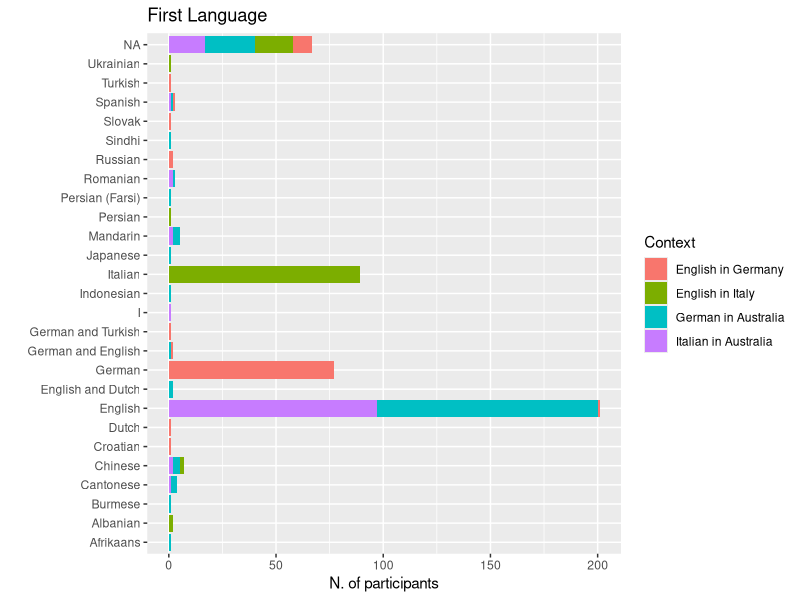
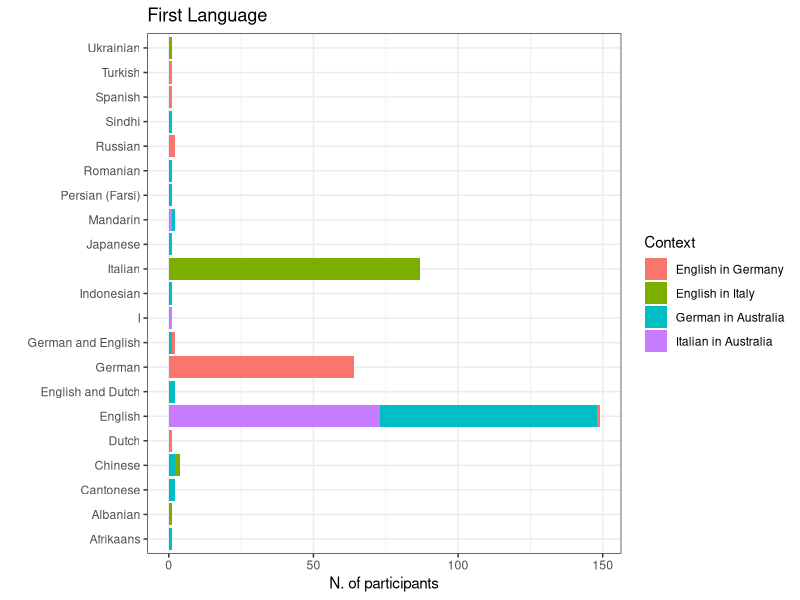
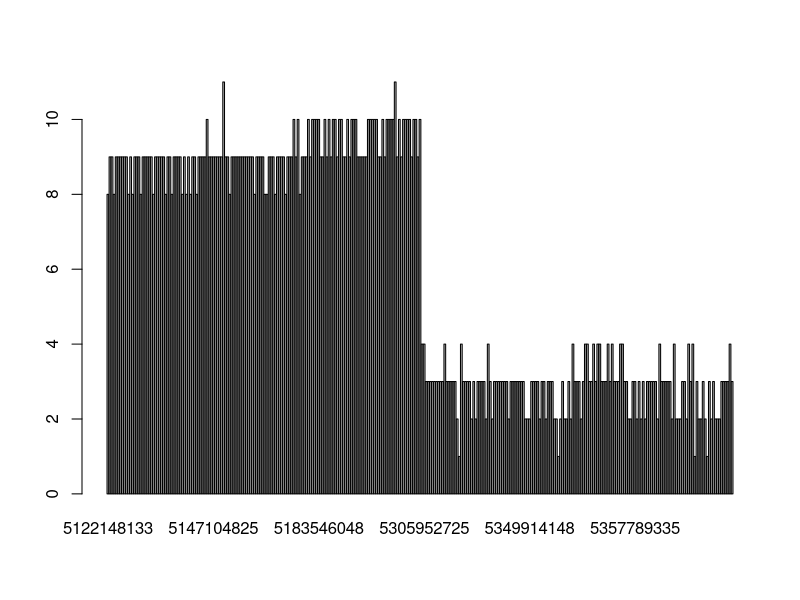
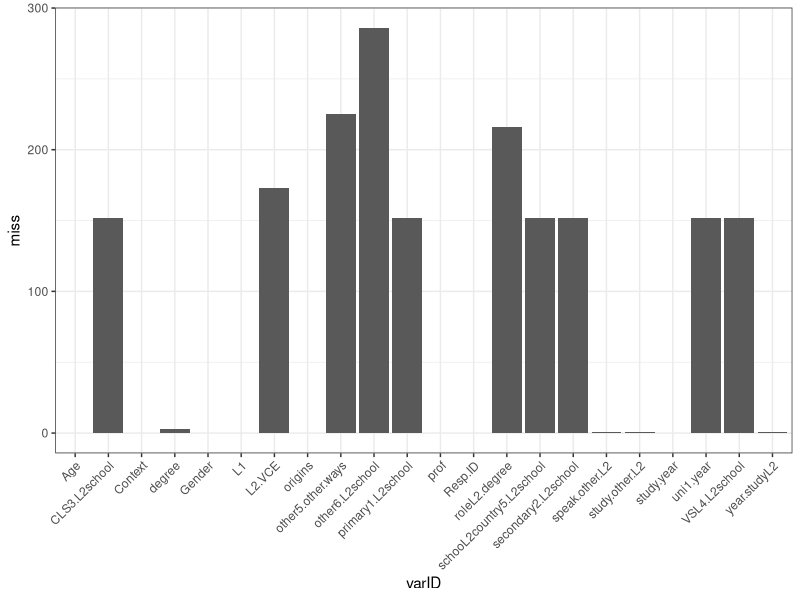
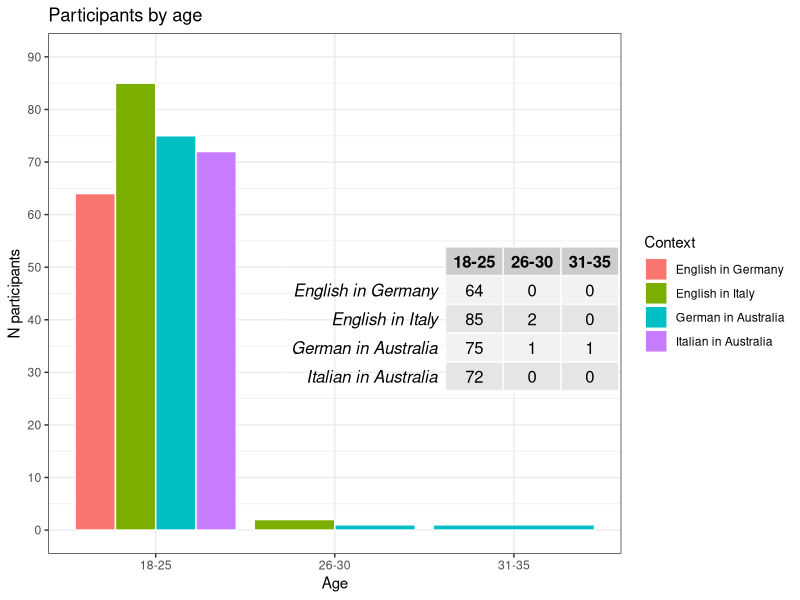
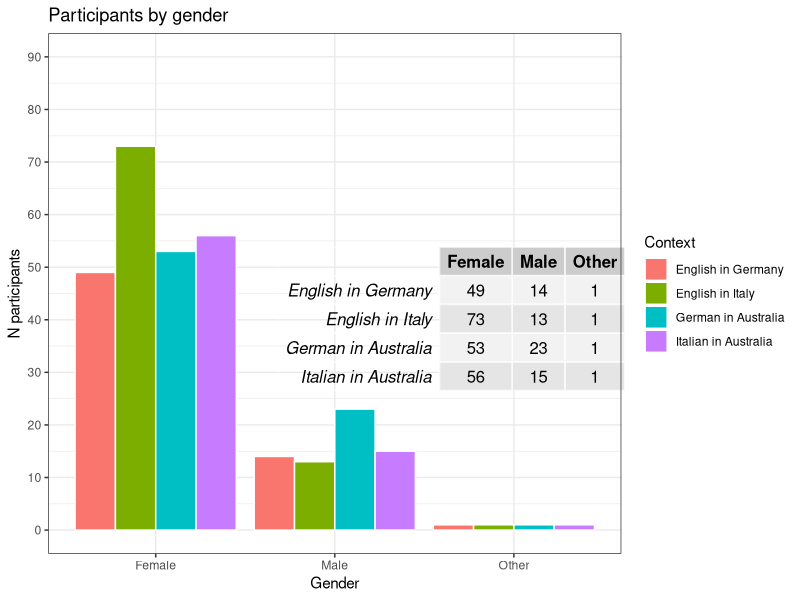
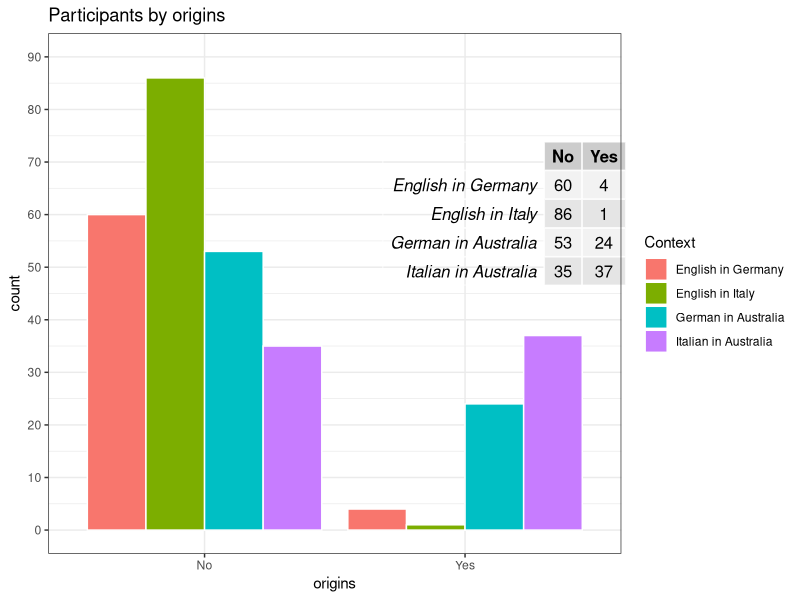
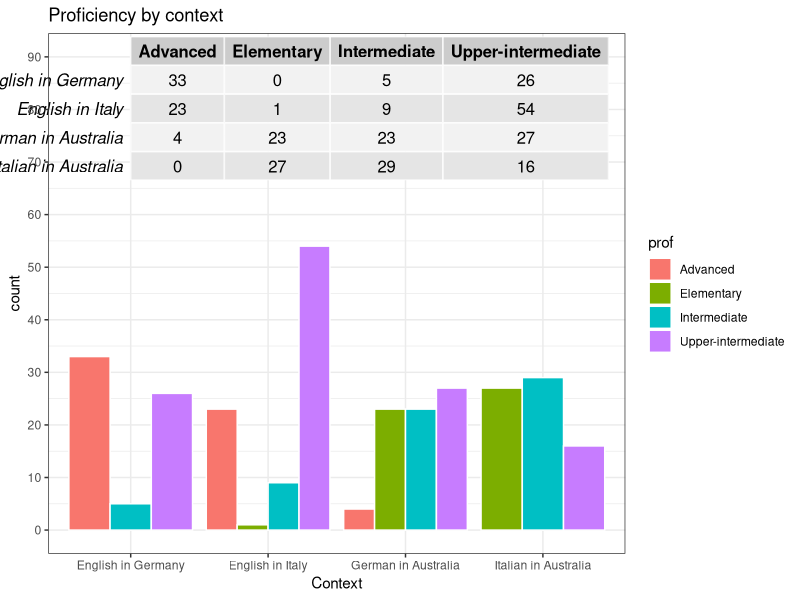

Reproduce these figures in R, in order.
## ---- chunk 1
library(readr)
library(tidyverse)
library(reshape2)
library(corrplot)
library(psych)
library(pheatmap)
library(RColorBrewer)
library(cowplot)
# Chunk options
knitr::opts_chunk$set(echo = TRUE, prompt = TRUE,cache = TRUE,fig.width = 12,fig.height = 12,dev="pdf")

## ---- chunk 2
european <- read_csv("european_recoded.csv")
australian <- read_csv("australian_recoded.csv")

all <- merge(european,australian,all = TRUE)
## ---- chunk 3
demographics_var <- c("Age","Gender","L1","speak.other.L2","study.other.L2","origins","year.studyL2","other5.other.ways","degree","roleL2.degree","study.year","prof","L2.VCE","uni1.year","Context")
l2School <- "\\.L2school$"
l2School_variables <- colnames(all)[grep(l2School,colnames(all))]
## ---- chunk 4
#table(all$L1,all$Context) # too many levels - needs to be cleaned (ex tot number of languages?)
table(all$L1,useNA = "always")
ggplot(all,aes(x=L1,fill=Context)) + geom_bar() + coord_flip() + ggtitle("First Language") + labs(y="N. of participants",x="")
#table(all$speak.other.L2,all$Context)
## ---- chunk 5
L2 <- data.frame(Freq=table(all$speak.other.L2)[order(table(all$speak.other.L2),decreasing = TRUE)],
                 L2=names(table(all$speak.other.L2))[order(table(all$speak.other.L2),decreasing = TRUE)]) # too many levels - needs to be cleaned (ex tot number of languages?)
head(L2)
## ---- chunk 6
table(all$origins,useNA = "always")
## ---- chunk 7
table(all$year.studyL2)
## ---- chunk 8
table(all$degree)
## ---- chunk 9
all$study.year[is.na(all$study.year)] <- all$uni1.year[is.na(all$study.year)]
#table(all$study.year)
all$study.year <- ifelse(all$study.year == "Already graduated after 5 semesters in March 2016, was interested in survery/study, sorry.","6th semester",all$study.year)
table(all$study.year)
## ---- chunk 10
table(all$prof,useNA = "always")
## ---- chunk 11
likert_grep <- "\\.id$|\\.ought$|\\.intr$|\\.instru$|\\.integr$|\\.prof$|\\.post$|\\.comm$|^necessity$|^educated$"

# all
likert_variables_all <- colnames(all)[grep(likert_grep,colnames(all))]
likert_variables_all
likert_variables_all <- likert_variables_all[!(likert_variables_all %in% "other.prof")]
## ---- chunk 12
all$study.year[is.na(all$study.year)] <- all$uni1.year[is.na(all$study.year)]
# Filter only subject that we want to include in the study
# names(table(all$study.year))[1] = 1st semester"

filtered <- subset(all, (study.year == "1st year") | (study.year == names(table(all$study.year))[1]) & year.studyL2 != "0 years")

table(filtered$Context)
table(all$Context)
## ---- chunk 13
all <- filtered
demographics_var <- c("Age","Gender","L1","speak.other.L2","study.other.L2","origins","year.studyL2","other5.other.ways","degree","roleL2.degree","study.year","prof","L2.VCE","uni1.year","Context")
l2School <- "\\.L2school$"
l2School_variables <- colnames(all)[grep(l2School,colnames(all))]

ggplot(all,aes(x=L1,fill=Context)) + geom_bar() + coord_flip() + ggtitle("First Language") + labs(y="N. of participants",x="") + theme_bw()

table(all$L1,all$Context)

## ---- chunk 14
#Filter by L1

nc <- names(table(all$Context))
table(all$Context)
l1_filter <- all[(all$Context == nc[1] & (all$L1 == "German" | all$L1 == "German and English")) | 
                    (all$Context == nc[2] & (all$L1 == "Italian")) | 
                    (all$Context == nc[3] & (all$L1 == "English" | all$L1 == "English and Dutch" | all$L1 == "German and English")) |
                    (all$Context == nc[4] & (all$L1 == "English" | all$L1 == "English and Dutch" | all$L1 == "German and English")),]


all <- l1_filter

# subset demographics
demo <- subset(all,select=c("Resp.ID",demographics_var,l2School_variables))

# Numeri finali
table(l1_filter$Context)
table(all$Context)

## ---- chunk 15
missing_bySample <- rowSums(is.na(demo))
names(missing_bySample) <- demo$Resp.ID
missing_byVar <- colSums(is.na(demo))
names(missing_byVar) <- colnames(demo)

barplot(missing_bySample)
d <- data.frame(miss=missing_byVar)
d$varID <- rownames(d)
ggplot(data=d,aes(x=varID,y=miss)) + geom_bar(stat="identity") + theme_bw() +theme(axis.text.x = element_text(angle = 45, hjust = 1)) 


demo_missing <- demo %>% group_by(Context) %>% summarise(roleL2.degree_na = sum(is.na(roleL2.degree)),
                                                         L2.VCE_na = sum(is.na(L2.VCE)),
                                                         other5.other.ways_na=sum(is.na(other5.other.ways )),
                                                         uni1.year_na = sum(is.na(uni1.year)),
                                                         primary1.L2school_na=sum(is.na(primary1.L2school)),
                                                         CLS3.L2school_na = sum(is.na(CLS3.L2school)),
                                                         VSL4.L2school_na=sum(is.na(VSL4.L2school)),
                                                         degree = sum(is.na(degree)),
                                                         schooL2country5.L2school_na=sum(is.na(schooL2country5.L2school)))

# We do not filter for speak.other.L2 or study.other.L2

#demo[is.na(demo$speak.other.L2),]
# teniamo
#demo[is.na(demo$study.other.L2),]
missing_bySample[names(missing_bySample) == "5166861581"]
#demo[is.na(demo$year.studyL2),]
missing_bySample[names(missing_bySample) == "5378798787"]

# remove NA from degree
#table(demo$degree,useNA = "always")
# Remove people
all <- all[!is.na(all$degree),]


table(all$Context)
## ---- chunk 16
# add numbers on the bar
library(gridExtra)
library(cowplot)
tabAge <- t(table(all$Age,all$Context))
ggplot(all,aes(x=Age,fill=Context)) + geom_bar(position="dodge",colour="white")   + labs(y="N participants") + scale_y_continuous(breaks=seq(0,90,10),limits=c(0,90)) + theme_bw() + draw_grob(tableGrob(tabAge), x=2.5, y=40, width=0.3, height=0.4) + ggtitle("Participants by age")
tabAge
## ---- chunk 17
# add numbers on the bar
tabAge <- t(table(all$Gender,all$Context))
ggplot(all,aes(x=Gender,fill=Context)) + geom_bar(position="dodge",colour="white")   + labs(y="N participants") + scale_y_continuous(breaks=seq(0,90,10),limits=c(0,90)) + theme_bw() + draw_grob(tableGrob(tabAge), x=2.5, y=40, width=0.3, height=0.4) + ggtitle("Participants by gender")
tabAge
## ---- chunk 18
# add numbers on the bar
tabAge <- t(table(all$origins,all$Context))
ggplot(all,aes(x=origins,fill=Context)) + geom_bar(position="dodge",colour="white") + ggtitle("Origins by context") + scale_y_continuous(breaks=seq(0,90,10),limits=c(0,90)) + theme_bw() + draw_grob(tableGrob(tabAge), x=2, y=60, width=0.3, height=0.4) + ggtitle("Participants by origins")
tabAge
## ---- chunk 19
tabAge <- t(table(all$prof,all$Context))
ggplot(all,aes(x=Context,fill=prof)) + geom_bar(position="dodge",colour="white") + ggtitle("Proficiency by context") + scale_y_continuous(breaks=seq(0,90,10),limits=c(0,90)) + theme_bw() + draw_grob(tableGrob(tabAge), x=2, y=80, width=0.3, height=0.4)
tabAge
## ---- chunk 20
tabAge <- t(table(all[all$Context != "English in Germany" & all$Context != "English in Italy","L2.VCE"],all[all$Context != "English in Germany" & all$Context != "English in Italy",'Context'],useNA = "always"))
tabAge <- tabAge[-3,]

ggplot(all[all$Context != "English in Germany" & all$Context != "English in Italy",],aes(x=Context,fill=L2.VCE)) + geom_bar(position="dodge",colour="white") + ggtitle("L2.VCE by context") + scale_y_continuous(breaks=seq(0,90,10),limits=c(0,90)) + theme_bw() + draw_grob(tableGrob(tabAge), x=2, y=80, width=0.3, height=0.4)
## ---- chunk 21
# year study L2
table(all$year.studyL2,all$other.year.studyL2.richi)

all$year.studyL2 <- ifelse(all$year.studyL2 == "Other",all$other.year.studyL2.richi,all$year.studyL2 )

# European context
ggplot(all[all$Context == "English in Germany" | all$Context == "English in Italy",],aes(x=degree,fill=year.studyL2)) + geom_bar(position="dodge",colour="white") + theme_bw() + ggtitle("Degree by study year L2, by Context") +  facet_grid(~Context,scales="free") + theme(axis.text.x = element_text(angle = 45, hjust = 1)) + labs(y = "N participants", x = "degree")
## ---- chunk 22
# Australian context
tabAge <- t(table(all[all$Context == "Italian in Australia" | all$Context == "German in Australia",'degree'],all[all$Context == "Italian in Australia" | all$Context == "German in Australia",'Context']))
ggplot(all[all$Context == "Italian in Australia" | all$Context == "German in Australia",],aes(x=Context,fill=degree)) + geom_bar(position="dodge",colour="white") + theme_bw() + ggtitle("Degree in Australian Contexts") + draw_grob(tableGrob(tabAge), x=1., y=40, width=0.3, height=0.4)
tabAge
## ---- chunk 23
# Australian context
tabAge <- t(table(all[all$Context == "English in Italy" | all$Context == "English in Germany",'degree'],all[all$Context == "English in Italy" | all$Context == "English in Germany",'Context']))

ggplot(all[all$Context == "English in Italy" | all$Context == "English in Germany",],aes(x=Context,fill=degree)) + geom_bar(position="dodge",colour="white") + theme_bw() + ggtitle("Degree in European Contexts")

tabAge
## ---- chunk 24
all_melt <- melt(all,id.vars = c("Resp.ID","Gender","Age","prof","Context","study.year"),
                        measure.vars = likert_variables_all)

all_melt$value <- factor(all_melt$value,levels=c("Strongly disagree","Disagree","Not sure","Agree","Strongly agree"))

all_melt <- all_melt %>% separate(variable,into=c("item","type"),sep="\\.",remove=FALSE)
ggplot(all_melt,aes(x=variable,fill=value)) + geom_bar(position = "stack",colour="black") + 
  facet_grid(Context~type,scales = "free")+theme(axis.text.x = element_text(angle = 45, hjust = 1),axis.text=element_text(size=8)) + ggtitle("Filtered dataset") + scale_fill_manual(values=c("#ca0020","#f4a582","#ffffbf","#abd9e9","#2c7bb6","grey"))

filt_sum <- all_melt %>% group_by(Context,variable,type,value) %>% dplyr::summarise(Ngroup=length(value))
ggplot(filt_sum,aes(x=value,y=Ngroup,colour=Context,group=interaction(variable, Context))) + geom_line() + geom_point() + facet_wrap(~type,scales = "free")+theme(axis.text.x = element_text(angle = 45, hjust = 1))

## ---- chunk 25
convertToNumber <- function(column){
  column <- factor(column,levels = c("Strongly disagree","Disagree","Not sure","Agree","Strongly agree"))
  column_number <- as.numeric(column)
  return(column_number)
}

table(all$Context)

convert_likert <- data.frame(apply(subset(all,select=likert_variables_all),2,convertToNumber))
colnames(convert_likert) <- paste0(colnames(convert_likert),"1")

likert_variables1 <- paste0(likert_variables_all,"1")

# join the converted variables to the filtered dataset
filtered_conv <- cbind(all,convert_likert)

table(filtered_conv[,likert_variables_all[1]],filtered_conv[,likert_variables1[1]],useNA = "always")
## ---- chunk 26
cov <- cor(filtered_conv[filtered_conv$Context == "Italian in Australia",likert_variables1[!(likert_variables1 %in% "necessity1")]],method = "pearson",use="pairwise.complete.obs")
#corrplot(cov,method="color",is.corr = TRUE,order = "hclust",tl.col = "black",mar = c(1, 0,1, 0),tl.cex=0.8)

library(pheatmap)
row_infos <- data.frame(Variables=sapply(strsplit(colnames(cov),split="\\."),function(x) x[2]))
row_infos$Variables <- as.character(row_infos$Variables)
rownames(row_infos) <- rownames(cov)
row_infos$Variables[which(is.na(row_infos$Variables))] <- c("educated")
row_infos <- row_infos[order(row_infos$Variables),,drop=FALSE]

ann_col_wide <- data.frame(Variable=unique(row_infos$Variables))
ann_colors_wide <- list(Variables=c(comm1="#bd0026",educated="#b35806", id1="#f6e8c3",instru1="#35978f",integr1="#386cb0",intr1="#ffff99",ought1="grey",post1="black",prof1="pink"))

#pheatmap(cov, main = "Italian in Australia",annotation_names_row = FALSE,cluster_cols=TRUE,cluster_rows=TRUE,annotation_col = row_infos[,1,drop=FALSE], annotation_row = row_infos[,1,drop=FALSE],  annotation_colors = ann_colors_wide,breaks=seq(-1,1,0.2),col=c("#67001f","#b2182b","#d6604d","#f4a582","#fddbc7","#f7f7f7","#d1e5f0","#92c5de","#4393c3","#2166ac","#053061"),show_colnames = FALSE,width = 7,height = 7)
###################

diag(cov) <- NA
pheatmap(cov, main = "Italian in Australia",annotation_names_row = FALSE,cluster_cols=TRUE,cluster_rows=TRUE,annotation_col = row_infos[,1,drop=FALSE], annotation_row = row_infos[,1,drop=FALSE]
,  annotation_colors = ann_colors_wide,show_colnames = FALSE,breaks = seq(-0.6,0.7,length.out = 50),width = 7,height = 7,color=colorRampPalette(brewer.pal(n = 7, name = "RdBu"))(50))
## ---- chunk 27
cov <- cor(filtered_conv[filtered_conv$Context == "German in Australia",likert_variables1[!(likert_variables1 %in% "necessity1")]],method = "pearson",use="pairwise.complete.obs")

row_infos <- data.frame(Variables=sapply(strsplit(colnames(cov),split="\\."),function(x) x[2]))
row_infos$Variables <- as.character(row_infos$Variables)
rownames(row_infos) <- rownames(cov)
row_infos$Variables[which(is.na(row_infos$Variables))] <- c("educated")
row_infos <- row_infos[order(row_infos$Variables),,drop=FALSE]

ann_col_wide <- data.frame(Variable=unique(row_infos$Variables))
ann_colors_wide <- list(Variables=c(comm1="#bd0026",educated="#b35806", id1="#f6e8c3",instru1="#35978f",integr1="#386cb0",intr1="#ffff99",ought1="grey",post1="black",prof1="pink"))

diag(cov) <- NA
pheatmap(cov, main = "German in Australia",annotation_names_row = FALSE,cluster_cols=TRUE,cluster_rows=TRUE,annotation_col = row_infos[,1,drop=FALSE], annotation_row = row_infos[,1,drop=FALSE]
,  annotation_colors = ann_colors_wide,show_colnames = FALSE,breaks = seq(-0.6,0.7,length.out = 50),width = 7,height = 7,color=colorRampPalette(brewer.pal(n = 7, name = "RdBu"))(50))
## ---- chunk 28
cov <- cor(filtered_conv[filtered_conv$Context == "English in Germany",likert_variables1[!(likert_variables1 %in% c("reconnect.comm1",    "speakersmelb.comm1","comecloser.comm1","educated1"))]],method = "pearson",use="pairwise.complete.obs")

row_infos <- data.frame(Variables=sapply(strsplit(colnames(cov),split="\\."),function(x) x[2]))
row_infos$Variables <- as.character(row_infos$Variables)
rownames(row_infos) <- rownames(cov)
row_infos$Variables[which(is.na(row_infos$Variables))] <- c("necessity")
row_infos <- row_infos[order(row_infos$Variables),,drop=FALSE]

ann_col_wide <- data.frame(Variable=unique(row_infos$Variables))
ann_colors_wide <- list(Variables=c(id1="#f6e8c3",necessity="#b35806",instru1="#35978f",integr1="#386cb0",intr1="#ffff99",ought1="grey",post1="black",prof1="pink"))

diag(cov) <- NA
pheatmap(cov, main = "English in Germany",annotation_names_row = FALSE,cluster_cols=TRUE,cluster_rows=TRUE,annotation_col = row_infos[,1,drop=FALSE], annotation_row = row_infos[,1,drop=FALSE]
,  annotation_colors = ann_colors_wide,show_colnames = FALSE,breaks = seq(-0.6,0.7,length.out = 50),width = 7,height = 7,color=colorRampPalette(brewer.pal(n = 7, name = "RdBu"))(50))
## ---- chunk 29
cov <- cor(filtered_conv[filtered_conv$Context == "English in Italy",likert_variables1[!(likert_variables1 %in% c("reconnect.comm1","speakersmelb.comm1","comecloser.comm1","educated1"))]],method = "pearson",use="pairwise.complete.obs")

row_infos <- data.frame(Variables=sapply(strsplit(colnames(cov),split="\\."),function(x) x[2]))
row_infos$Variables <- as.character(row_infos$Variables)
rownames(row_infos) <- rownames(cov)
row_infos$Variables[which(is.na(row_infos$Variables))] <- "necessity"
row_infos <- row_infos[order(row_infos$Variables),,drop=FALSE]

ann_col_wide <- data.frame(Variable=unique(row_infos$Variables))
ann_colors_wide <- list(Variables=c(comm1="#bd0026",necessity="#b35806", id1="#f6e8c3",instru1="#35978f",integr1="#386cb0",intr1="#ffff99",ought1="grey",post1="black",prof1="pink"))

diag(cov) <- NA
pheatmap(cov, main = "English in Italy",annotation_names_row = FALSE,cluster_cols=TRUE,cluster_rows=TRUE,annotation_col = row_infos[,1,drop=FALSE], annotation_row = row_infos[,1,drop=FALSE]
,  annotation_colors = ann_colors_wide,show_colnames = FALSE,breaks = seq(-0.6,0.7,length.out = 50),width = 7,height = 7,color=colorRampPalette(brewer.pal(n = 7, name = "RdBu"))(50))
## ---- chunk 30
cov <- cor(filtered_conv[,likert_variables1],method = "pearson",use="pairwise.complete.obs")

row_infos <- data.frame(Variables=sapply(strsplit(colnames(cov),split="\\."),function(x) x[2]))
row_infos$Variables <- as.character(row_infos$Variables)
rownames(row_infos) <- rownames(cov)
row_infos$Variables[which(is.na(row_infos$Variables))] <- c("necessity","educated")
row_infos <- row_infos[order(row_infos$Variables),,drop=FALSE]

ann_col_wide <- data.frame(Variable=unique(row_infos$Variables))
ann_colors_wide <- list(Variables=c(comm1="#bd0026",educated="orange", id1="#f6e8c3",instru1="#35978f",necessity="#b35806",integr1="#386cb0",intr1="#ffff99",ought1="grey",post1="black",prof1="pink"))

diag(cov) <- NA
pheatmap(cov, main = "All Contexts",annotation_names_row = FALSE,cluster_cols=TRUE,cluster_rows=TRUE,annotation_col = row_infos[,1,drop=FALSE], annotation_row = row_infos[,1,drop=FALSE]
,  annotation_colors = ann_colors_wide,show_colnames = FALSE,breaks = seq(-0.6,0.7,length.out = 50),width = 7,height = 7,color=colorRampPalette(brewer.pal(n = 7, name = "RdBu"))(50))

## ---- chunk 31
sets <- list(id.var=likert_variables1[grep("\\.id1$",likert_variables1)],
             ought.var=likert_variables1[grep("\\.ought1$",likert_variables1)],
             intr.var=likert_variables1[grep("\\.intr1$",likert_variables1)],
             instru.var=likert_variables1[grep("\\.instru1$",likert_variables1)],
             integr1.var=likert_variables1[grep("\\.integr1$",likert_variables1)],
             prof.var=likert_variables1[grep("\\.prof1$",likert_variables1)],
             post.var=likert_variables1[grep("\\.post1$",likert_variables1)],
             comm.var=likert_variables1[grep("\\.comm1$",likert_variables1)])
              

get_alpha <- function(dataMot,
                      var=sets$id.var){
  var_alpha <- alpha(dataMot[,var])
  dataf <- data.frame(alpha=var_alpha$total,
                    drop = var_alpha$alpha.drop)
  rownames(dataf) <- rownames(var_alpha$alpha.drop)
  return(dataf)
}

# "Italian in Australia"
ita_in_au <- do.call(rbind,lapply(sets,function(x) {
  get_alpha(data=filtered_conv[filtered_conv$Context == "Italian in Australia",],
                      var=x)}))
ita_in_au$var <- sapply(strsplit(rownames(ita_in_au),split="\\."),function(x) x[1]) 
ita_in_au$var.full <- sapply(strsplit(rownames(ita_in_au),split="\\."),function(x) x[3]) 
ita_in_au$Context <- "Italian in Australia"
rownames(ita_in_au) <- NULL

# "German in Australia"
germ_in_au <- do.call(rbind,lapply(sets,function(x) {
  get_alpha(data=filtered_conv[filtered_conv$Context == "German in Australia",],
                      var=x)}))
germ_in_au$var <- sapply(strsplit(rownames(germ_in_au),split="\\."),function(x) x[1]) 
germ_in_au$var.full <- sapply(strsplit(rownames(germ_in_au),split="\\."),function(x) x[3]) 
germ_in_au$Context <- "German in Australia"
rownames(germ_in_au) <- NULL

# "English in Germany"
eng_in_germ <- do.call(rbind,lapply(sets[!(names(sets) %in% "comm.var")],function(x) {
  get_alpha(data=filtered_conv[filtered_conv$Context == "English in Germany",],
                      var=x)}))

# the ones that makes issues
get_alpha(data=filtered_conv[filtered_conv$Context == "English in Germany",],
                      var=sets$ought.var)

eng_in_germ$var <- sapply(strsplit(rownames(eng_in_germ),split="\\."),function(x) x[1]) 
eng_in_germ$var.full <- sapply(strsplit(rownames(eng_in_germ),split="\\."),function(x) x[3]) 
eng_in_germ$Context <- "English in Germany"
rownames(eng_in_germ) <- NULL

# "English in Italy"
eng_in_ita <- do.call(rbind,lapply(sets[!(names(sets) %in% "comm.var")],function(x) {
  get_alpha(data=filtered_conv[filtered_conv$Context == "English in Italy",],
                      var=x)}))
eng_in_ita$var <- sapply(strsplit(rownames(eng_in_ita),split="\\."),function(x) x[1]) 
eng_in_ita$var.full <- sapply(strsplit(rownames(eng_in_ita),split="\\."),function(x) x[3]) 
eng_in_ita$Context <- "English in Italy"
rownames(eng_in_ita) <- NULL

# combine
full_alpha <- rbind(eng_in_ita,eng_in_germ,germ_in_au,ita_in_au)

## ---- chunk 32

full_alpha %>% group_by(Context,var) %>% 
  summarise(st.alpha = unique(alpha.std.alpha),
            G6=unique(alpha.G6.smc.)) %>%
  ggplot(.,aes(x=var,y=st.alpha,colour=Context)) + geom_point() + geom_line(aes(group=Context)) + theme_bw()

## ---- chunk 33
all_melt <- all_melt %>% separate(variable,into=c("item","type"),sep="\\.",remove=FALSE)
p1=ggplot(all_melt,aes(x=variable,fill=value)) + geom_bar(position = "stack") + 
  facet_grid(Context~type,scales = "free") + ggtitle("Filtered dataset")+theme(axis.text.x = element_text(angle = 45, hjust = 1),axis.text=element_text(size=8))+theme_bw()

p2=ggplot(full_alpha,aes(x=var.full,y=drop.std.alpha,colour=Context)) + geom_point() + geom_line(aes(group=Context)) + theme_bw() + facet_wrap(~var,scales="free")

p4=ggplot(full_alpha,aes(x=var.full,y=drop.average_r,colour=Context)) + geom_point() + geom_line(aes(group=Context)) + theme_bw() + facet_wrap(~var,scales="free")

p3=full_alpha %>% group_by(Context,var) %>% 
  summarise(st.alpha = unique(alpha.std.alpha),
            G6=unique(alpha.G6.smc.)) %>%
  ggplot(.,aes(x=var,y=st.alpha,colour=Context)) + geom_point() + geom_line(aes(group=Context)) + theme(axis.text.x = element_text(angle = 45, hjust = 1),axis.text=element_text(size=8)) + theme_bw()


plot_grid(p2,p3,nrow=2)

